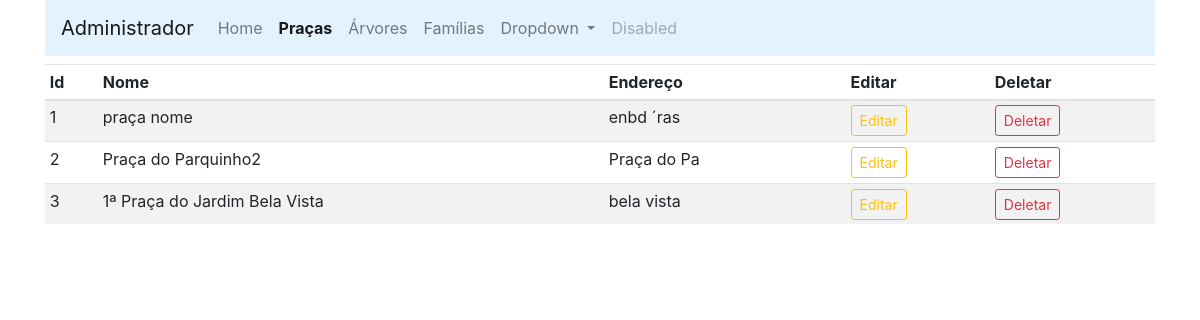
Page /pracas (signed in) on the earlier database version.
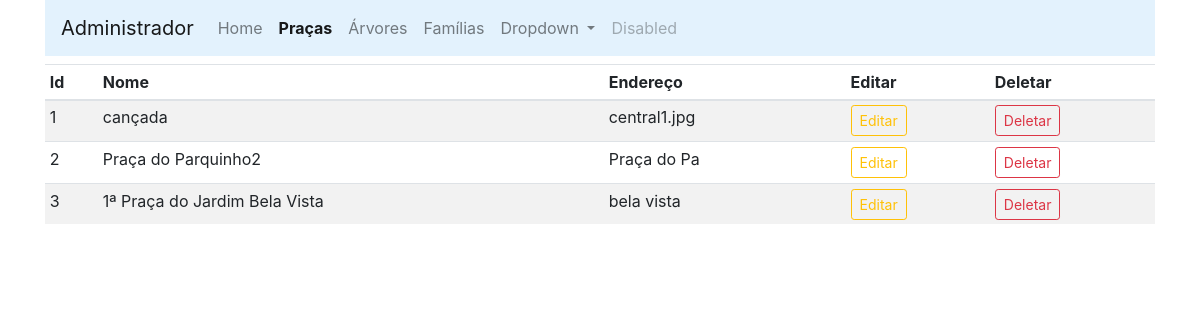
Same page on the later database version.
### app_arbo/trees/models.py (models this page shows)
class Praca(db.Model):
    id=db.Column(db.Integer,primary_key=True)
    name=db.Column(db.String(30),nullable=False,unique=True)
    end=db.Column(db.String(100),nullable=False,unique=True) #teste

### app_arbo/admin/rotas.py (the view)
@app.route('/pracas')
def pracas():
    if 'email' not in session:
        flash(f'Favor faça seu login no sistema.', 'success')
        return redirect(url_for('login'))
    pracas = Praca.query.order_by(Praca.id.desc()).all()
    return render_template('admin/pracas.html', title='Página Praças', pracas=pracas)

### app_arbo/templates/admin/pracas.html (shortened to what this page needs)
{% extends 'layouts.html' %}
{% block content %}
<div class="container">
    <nav class="navbar navbar-expand-lg navbar-light" style="background-color: #e3f2fd;">
        <a class="navbar-brand" href="/admin">Administrador</a>
        <div class="collapse navbar-collapse" id="navbarSupportedContent">
          <ul class="navbar-nav mr-auto">
            <li class="nav-item ">
              <a class="nav-link" href="/admin">Home <span class="sr-only">(current)</span></a>
            </li>
            <li class="nav-item active">
              <a class="nav-link" href="/pracas"><strong>Praças</strong></a>
            </li>
            <li class="nav-item">
              <a class="nav-link" href="/arvores">Árvores</a>
            </li>
            <li class="nav-item">
              <a class="nav-link" href="/familias">Famílias</a>
            </li>
            <li class="nav-item dropdown">
              <a class="nav-link dropdown-toggle" href="#" id="navbarDropdown" role="button" data-toggle="dropdown" aria-haspopup="true" aria-expanded="false">
                Dropdown
              </a>
            </li>
            <li class="nav-item">
              <a class="nav-link disabled" href="#" tabindex="-1" aria-disabled="true">Disabled</a>
            </li>
          </ul>
        </div>
      </nav>
</div>
<div class="container mt-2">
    <table class="table table-sm table-striped">
        <thead>
            <th>Id</th>
            <th>Nome</th>
            <th>Endereço</th>
            <th></th>
            <th>Editar</th>
            <th>Deletar</th>
        </thead>
        <tbody>
            {% if pracas %}
            {% for praca in pracas %}
            <tr>
                <td>{{loop.index}}</td>
                <td>{{praca.name}}</td>
                <td>{{praca.end}}</td>
                <td></td>
                <td><a href="{{url_for('updatepraca', id=praca.id)}}" class="btn btn-sm btn-outline-warning">Editar</a></td>
                <td><a href="" class="btn btn-sm btn-outline-danger">Deletar</a></td>
            </tr>
            {% endfor %}
            {% endif %}
        </tbody>
    </table>
</div>
{% endblock content %}

Differences in the rows shown:
removed Praca: name "praça nome", end "enbd ´ras"
added Praca: name "cançada", end "central1.jpg"
